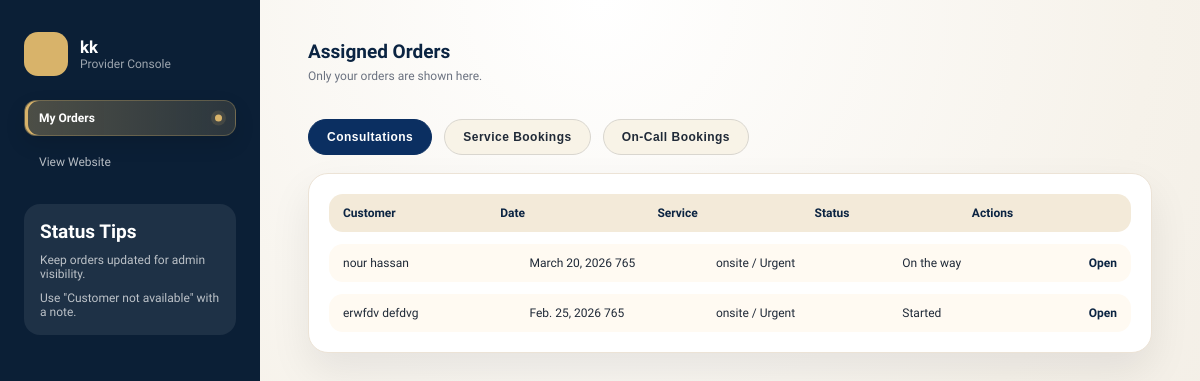
The app's page /provider/dashboard/ (signed in) with its own data.
### electricity/models.py (models this page shows, shortened)
class ProviderProfile(models.Model):
    user = models.OneToOneField("auth.User", on_delete=models.CASCADE, related_name="provider_profile")
    display_name = models.CharField(max_length=160)
    phone = models.CharField(max_length=40, blank=True)
    zip_code = models.CharField(max_length=10, blank=True)
    is_active = models.BooleanField(default=True)

class ConsultationBooking(models.Model):
    class BookingStatus(models.TextChoices):
        PENDING = "pending", "Pending"
        ASSIGNED = "assigned", "Assigned"
        ON_THE_WAY = "on_the_way", "On the way"
        STARTED = "started", "Started"
        PAUSED = "paused", "Paused"
        RESUMED = "resumed", "Resumed"
        COMPLETED = "completed", "Completed"
        NOT_AVAILABLE = "not_available", "Arrived but customer not available"
        CANCELED = "canceled", "Canceled"
    class ContactType(models.TextChoices):
        PRIVATE = "private", "Private"
        BUSINESS = "business", "Business"
    class TimeWindow(models.TextChoices):
        MORNING = "morning", "Morning"
        MIDDAY = "midday", "Midday"
        AFTERNOON = "afternoon", "Afternoon"
        EVENING = "evening", "Evening"
    consultation_type = models.CharField(max_length=40, blank=True)
    property_type = models.CharField(max_length=40, blank=True)
    property_type_other = models.CharField(max_length=120, blank=True)
    property_size = models.CharField(max_length=40, blank=True)
    year_built = models.CharField(max_length=10, blank=True)
    services = models.JSONField(default=list, blank=True)
    urgent = models.BooleanField(default=False)
    project_description = models.TextField(blank=True)
    photo = models.ImageField(upload_to="electricity/booking/photos/", blank=True, null=True)
    video = models.FileField(upload_to="electricity/booking/videos/", blank=True, null=True)
    document = models.FileField(upload_to="electricity/booking/docs/", blank=True, null=True)
    contact_type = models.CharField(max_length=20, choices=ContactType.choices, blank=True)
    personal_id = models.CharField(max_length=40, blank=True)
    company_name = models.CharField(max_length=160, blank=True)
    organization_number = models.CharField(max_length=40, blank=True)
    company_address = models.CharField(max_length=220, blank=True)
    full_name = models.CharField(max_length=160)
    email = models.EmailField(blank=True)
    phone = models.CharField(max_length=40, blank=True)
    availability_days = models.JSONField(default=list, blank=True)
    time_window = models.CharField(max_length=20, choices=TimeWindow.choices, blank=True)
    preferred_date = models.DateField(blank=True, null=True)
    preferred_time_slot = models.CharField(max_length=60, blank=True)
    assigned_provider = models.ForeignKey(
        "ProviderProfile",
        on_delete=models.SET_NULL,
        null=True,
        blank=True,
        related_name="assigned_bookings",
    )
    status = models.CharField(max_length=20, choices=BookingStatus.choices, default=BookingStatus.PENDING)
    status_updated_at = models.DateTimeField(auto_now=True)
    consultation_price = models.DecimalField(max_digits=10, decimal_places=2, default=0)
    is_first_free = models.BooleanField(default=False)
    created_at = models.DateTimeField(auto_now_add=True)
    class Meta:
        ordering = ["-created_at"]

### electricity/views.py (the view)
# urls.py: path("provider/dashboard/", views.provider_dashboard, name="provider_dashboard"),
@login_required
def provider_dashboard(request):
    guard = _provider_access_or_redirect(request)
    if guard:
        return guard
    provider = request.user.provider_profile
    bookings = ConsultationBooking.objects.filter(assigned_provider=provider).order_by("-created_at")
    service_bookings = ServiceBooking.objects.filter(assigned_provider=provider).order_by("-created_at")
    on_call_bookings = OnCallBooking.objects.filter(assigned_provider=provider).order_by("-created_at")
    return render(
        request,
        "electricity/provider/dashboard.html",
        {
            "provider": provider,
            "bookings": bookings,
            "service_bookings": service_bookings,
            "on_call_bookings": on_call_bookings,
        },
    )

### electricity/templatetags/electricity_extras.py (called while the page is built)
@lru_cache(maxsize=1)
def _service_title_map():
    return {
        str(service.id): service.title
        for service in ElectricalService.objects.all().only("id", "title")
    }

def _humanize_field_item(field_name, item):
    if field_name == "services":
        return _service_title_map().get(str(item), str(item))
    return str(_LIST_VALUE_LABELS.get(field_name, {}).get(item, item))

@register.filter
def display_value(obj, field_name):
    try:
        value = getattr(obj, field_name)
    except Exception:
        return "-"
    display_method = getattr(obj, f"get_{field_name}_display", None)
    if callable(display_method) and not isinstance(value, (list, tuple)):
        display_value_result = display_method()
        return display_value_result or "-"
    if isinstance(value, bool):
        return "Yes" if value else "No"
    if value in (None, "", [], ()):
        return "-"
    if isinstance(value, (list, tuple)):
        return ", ".join(_humanize_field_item(field_name, item) for item in value if item not in (None, "")) or "-"
    return value

### electricity/views.py (called while the page is built)
def _provider_access_or_redirect(request):
    if not request.user.is_authenticated:
        return redirect("electricity:login")
    if hasattr(request.user, "provider_profile"):
        return None
    return redirect("electricity:home")

### electricity/templates/electricity/provider/dashboard.html (shortened to what this page needs)
{% load static i18n electricity_extras %}
<!DOCTYPE html>
<html lang="en">
<head>
  <link rel="stylesheet" href="{% static 'electricity/css/dashboard.css' %}">
  <link rel="stylesheet" href="{% static 'electricity/css/typography.css' %}">
</head>
<body class="dash-body">
  <div class="dash-shell">
    <aside class="dash-sidebar">
      <div class="dash-brand">
        <div class="brand-dot"></div>
        <div>
          <div class="brand-title">{{ provider.display_name }}</div>
          <div class="brand-sub">Provider Console</div>
        </div>
      </div>
      <nav class="dash-nav">
        <a class="is-active" href="{% url 'electricity:provider_dashboard' %}">My Orders</a>
        <a href="{% url 'electricity:services' %}">View Website</a>
      </nav>
      <div class="dash-card">
        <div class="dash-card-title">Status Tips</div>
        <ul class="dash-notes">
          <li>Keep orders updated for admin visibility.</li>
          <li>Use "Customer not available" with a note.</li>
        </ul>
      </div>
    </aside>
    <main class="dash-main">
      <div class="dash-top">
        <div>
          <h1>Assigned Orders</h1>
          <p class="dash-subtitle">Only your orders are shown here.</p>
        </div>
      </div>
      <div class="provider-tabs">
        <button class="provider-tab is-active" type="button" data-tab="consultations">Consultations</button>
        <button class="provider-tab" type="button" data-tab="service">Service Bookings</button>
        <button class="provider-tab" type="button" data-tab="oncall">On-Call Bookings</button>
      </div>
      <section class="dash-panel dash-panel-wide">
        <div class="panel-table provider-tab-panel is-active" data-panel="consultations">
          <div class="panel-row panel-row-head">
            <span>Customer</span>
            <span>Date</span>
            <span>Service</span>
            <span>Status</span>
            <span>Actions</span>
          </div>
          {% for booking in bookings %}
            <div class="panel-row">
              <span>{{ booking.full_name }}</span>
              <span>{{ booking.preferred_date|default:"-" }} {{ booking.preferred_time_slot|default:"" }}</span>
              <span>{{ booking|display_value:"consultation_type" }}{% if booking.urgent %} / Urgent{% endif %}</span>
              <span>{{ booking.get_status_display }}</span>
              <span class="row-actions">
                <a href="{% url 'electricity:provider_order_detail' booking.id %}">Open</a>
              </span>
            </div>
          {% empty %}
            <div class="panel-empty">No orders assigned yet.</div>
          {% endfor %}
        </div>
      </section>
    </main>
  </div>
</body>
</html>

### electricity/static/electricity/css/dashboard.css (style rules this page uses)
:root { --navy: #0b2442; --gold: #d8b36a; --cream: #f8f6f1; --ink: #1f2937; --muted: #6b7280; --card: #ffffff; --line: #ece3d6; --surface: #f9f6f0; --shadow-soft: 0 18px 40px rgba(8, 15, 28, 0.08); --shadow-lift: 0 22px 48px rgba(8, 15, 28, 0.12); }
* { box-sizing: border-box; }
body { margin: 0; font-family: "Sora", sans-serif; color: var(--ink); background: radial-gradient(circle at top, #ffffff 0%, #f6f2ea 55%, #f0ebe3 100%); }
.dash-body { min-height: 100vh; }
.dash-shell { display: grid; grid-template-columns: 260px 1fr; min-height: 100vh; }
.dash-sidebar { background: #0b1f36; color: #ffffff; padding: 32px 24px; display: flex; flex-direction: column; gap: 24px; }
.dash-brand { display: flex; gap: 12px; align-items: center; }
.brand-dot { width: 44px; height: 44px; border-radius: 14px; background: var(--gold); }
.brand-title { font-weight: 700; font-size: 1.05rem; }
.brand-sub { font-size: 0.8rem; color: rgba(255, 255, 255, 0.6); }
.dash-nav { display: flex; flex-direction: column; gap: 8px; }
.dash-nav a { position: relative; color: rgba(255, 255, 255, 0.7); text-decoration: none; padding: 10px 14px; border-radius: 12px; border: 1px solid transparent; transition: background 0.2s ease, color 0.2s ease, border-color 0.2s ease, transform 0.2s ease; }
.dash-nav a.is-active { background: linear-gradient(90deg, rgba(216, 179, 106, 0.32), rgba(216, 179, 106, 0.16)); border-color: rgba(216, 179, 106, 0.28); color: #fff; font-weight: 600; box-shadow: inset 3px 0 0 var(--gold), 0 8px 20px rgba(0, 0, 0, 0.12); }
.dash-nav a.is-active::after { content: ""; position: absolute; top: 50%; right: 13px; width: 7px; height: 7px; border-radius: 50%; background: var(--gold); box-shadow: 0 0 0 4px rgba(216, 179, 106, 0.13); transform: translateY(-50%); }
.dash-card { background: rgba(255, 255, 255, 0.08); padding: 16px; border-radius: 16px; }
.dash-card-title { font-weight: 600; margin-bottom: 10px; }
.dash-notes { list-style: none; padding: 0; margin: 0; display: grid; gap: 10px; font-size: 0.85rem; color: rgba(255, 255, 255, 0.7); }
.dash-main { padding: 40px 48px 64px; }
.dash-top { display: flex; justify-content: space-between; align-items: center; gap: 16px; margin-bottom: 36px; }
.dash-top h1 { margin: 0 0 6px; font-family: "Vesper Libre", serif; font-size: 2.2rem; color: var(--navy); }
.dash-subtitle { margin: 0; color: var(--muted); }
.dash-panel-wide { grid-column: 1 / -1; }
.dash-panel { background: var(--card); border-radius: 20px; border: 1px solid var(--line); padding: 20px; box-shadow: var(--shadow-soft); }
.provider-tabs { display: flex; gap: 12px; margin: 8px 0 18px; }
.provider-tab { border: 1px solid #d9d6cf; background: #f8f3e7; color: #1f2937; padding: 10px 18px; border-radius: 999px; font-weight: 600; font-size: 13px; letter-spacing: 0.04em; cursor: pointer; }
.provider-tab.is-active { background: #0b2f61; color: #ffffff; border-color: #0b2f61; }
.provider-tab-panel { display: none; }
.provider-tab-panel.is-active { display: grid; }
.panel-table.provider-tab-panel { display: none; }
.panel-table.provider-tab-panel.is-active { display: grid; }
.panel-table { display: grid; gap: 12px; overflow-x: auto; }
.panel-row { display: flex; justify-content: space-between; align-items: center; padding: 12px 14px; border-radius: 14px; background: #fffaf2; gap: 12px; min-width: 0; }
.panel-row span { flex: 1 1 0; min-width: 0; overflow-wrap: anywhere; word-break: break-word; }
.panel-row-head span { font-weight: 600; }
.row-actions { display: flex; gap: 12px; align-items: center; flex-wrap: nowrap; white-space: nowrap; }
.row-actions a { text-decoration: none; font-weight: 600; color: var(--navy); line-height: 1; }
.panel-row span.row-actions { flex: 0 0 auto; }
.panel-row-head { background: #f3ead9; font-weight: 600; color: var(--navy); text-transform: capitalize; }

### records on screen
ProviderProfile: display_name "kk"
ConsultationBooking: full_name "nour hassan", preferred_date "March 20, 2026", preferred_time_slot "765", consultation_type "onsite", urgent "/ Urgent", status "On the way"
ConsultationBooking: full_name "erwfdv defdvg", preferred_date "Feb. 25, 2026", preferred_time_slot "765", consultation_type "onsite", urgent "/ Urgent", status "Started"
